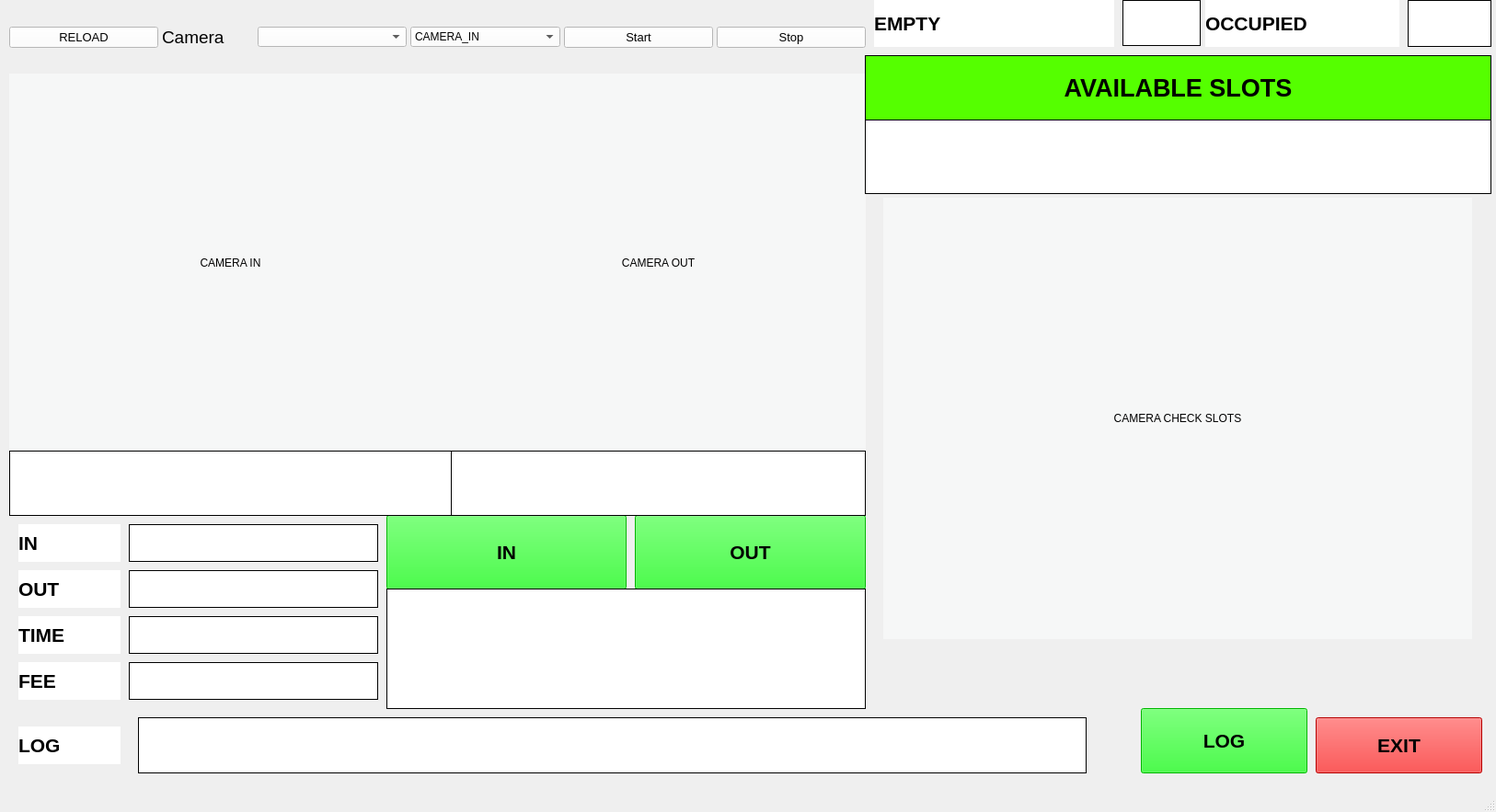
<?xml version="1.0" encoding="UTF-8"?>
<ui version="4.0">
 <class>MainWindow</class>
 <widget class="QMainWindow" name="MainWindow">
  <property name="geometry">
   <rect>
    <x>0</x>
    <y>0</y>
    <width>1626</width>
    <height>883</height>
   </rect>
  </property>
  <property name="windowTitle">
   <string>MainWindow</string>
  </property>
  <widget class="QWidget" name="centralwidget">
   <widget class="QWidget" name="layoutWidget">
    <property name="geometry">
     <rect>
      <x>10</x>
      <y>0</y>
      <width>931</width>
      <height>81</height>
     </rect>
    </property>
    <layout class="QHBoxLayout" name="horizontalLayout">
     <property name="spacing">
      <number>4</number>
     </property>
     <item>
      <widget class="QPushButton" name="btn_ref">
       <property name="font">
        <font>
         <pointsize>10</pointsize>
        </font>
       </property>
       <property name="styleSheet">
        <string notr="true">background-color: rgb(255, 255, 255);</string>
       </property>
       <property name="text">
        <string>RELOAD</string>
       </property>
       <property name="icon">
        <iconset>
         <normaloff>../../plc/Icons/power_on.png</normaloff>../../plc/Icons/power_on.png</iconset>
       </property>
      </widget>
     </item>
     <item>
      <widget class="QLabel" name="label">
       <property name="maximumSize">
        <size>
         <width>100</width>
         <height>100</height>
        </size>
       </property>
       <property name="font">
        <font>
         <pointsize>14</pointsize>
        </font>
       </property>
       <property name="text">
        <string>Camera</string>
       </property>
      </widget>
     </item>
     <item>
      <widget class="QComboBox" name="camlist">
       <property name="minimumSize">
        <size>
         <width>100</width>
         <height>0</height>
        </size>
       </property>
       <property name="maximumSize">
        <size>
         <width>200</width>
         <height>16777215</height>
        </size>
       </property>
       <property name="styleSheet">
        <string notr="true">background-color: rgb(255, 255, 255);</string>
       </property>
      </widget>
     </item>
     <item>
      <widget class="QComboBox" name="pick_cam">
       <property name="minimumSize">
        <size>
         <width>100</width>
         <height>0</height>
        </size>
       </property>
       <property name="maximumSize">
        <size>
         <width>200</width>
         <height>16777215</height>
        </size>
       </property>
       <property name="styleSheet">
        <string notr="true">background-color: rgb(255, 255, 255);</string>
       </property>
       <item>
        <property name="text">
         <string>CAMERA_IN</string>
        </property>
       </item>
       <item>
        <property name="text">
         <string>CAMERA_OUT</string>
        </property>
       </item>
       <item>
        <property name="text">
         <string>CAMERA_CHECK</string>
        </property>
       </item>
      </widget>
     </item>
     <item>
      <widget class="QPushButton" name="btn_start">
       <property name="font">
        <font>
         <pointsize>10</pointsize>
        </font>
       </property>
       <property name="styleSheet">
        <string notr="true">background-color: rgb(255, 255, 255);</string>
       </property>
       <property name="text">
        <string>Start</string>
       </property>
       <property name="icon">
        <iconset>
         <normaloff>../../plc/Icons/power_on.png</normaloff>../../plc/Icons/power_on.png</iconset>
       </property>
      </widget>
     </item>
     <item>
      <widget class="QPushButton" name="btn_stop">
       <property name="font">
        <font>
         <pointsize>10</pointsize>
        </font>
       </property>
       <property name="styleSheet">
        <string notr="true">background-color: rgb(255, 255, 255);</string>
       </property>
       <property name="text">
        <string>Stop</string>
       </property>
       <property name="icon">
        <iconset>
         <normaloff>../../plc/Icons/power-off.png</normaloff>../../plc/Icons/power-off.png</iconset>
       </property>
      </widget>
     </item>
    </layout>
   </widget>
   <widget class="QWidget" name="horizontalLayoutWidget">
    <property name="geometry">
     <rect>
      <x>10</x>
      <y>80</y>
      <width>481</width>
      <height>411</height>
     </rect>
    </property>
    <layout class="QHBoxLayout" name="horizontalLayout_3">
     <item>
      <widget class="QLabel" name="disp_main_in">
       <property name="enabled">
        <bool>true</bool>
       </property>
       <property name="maximumSize">
        <size>
         <width>640</width>
         <height>480</height>
        </size>
       </property>
       <property name="styleSheet">
        <string notr="true">background-color: rgb(246, 247, 247);</string>
       </property>
       <property name="text">
        <string>CAMERA IN</string>
       </property>
       <property name="alignment">
        <set>Qt::AlignCenter</set>
       </property>
      </widget>
     </item>
    </layout>
   </widget>
   <widget class="QWidget" name="horizontalLayoutWidget_4">
    <property name="geometry">
     <rect>
      <x>940</x>
      <y>210</y>
      <width>681</width>
      <height>491</height>
     </rect>
    </property>
    <layout class="QHBoxLayout" name="horizontalLayout_5">
     <item>
      <widget class="QLabel" name="disp_main_check">
       <property name="maximumSize">
        <size>
         <width>640</width>
         <height>480</height>
        </size>
       </property>
       <property name="styleSheet">
        <string notr="true">background-color: rgb(246, 247, 247);</string>
       </property>
       <property name="text">
        <string>CAMERA CHECK SLOTS</string>
       </property>
       <property name="alignment">
        <set>Qt::AlignCenter</set>
       </property>
      </widget>
     </item>
    </layout>
   </widget>
   <widget class="QWidget" name="horizontalLayoutWidget_5">
    <property name="geometry">
     <rect>
      <x>490</x>
      <y>80</y>
      <width>451</width>
      <height>411</height>
     </rect>
    </property>
    <layout class="QHBoxLayout" name="horizontalLayout_6">
     <item>
      <widget class="QLabel" name="disp_main_out">
       <property name="maximumSize">
        <size>
         <width>640</width>
         <height>480</height>
        </size>
       </property>
       <property name="styleSheet">
        <string notr="true">background-color: rgb(246, 247, 247);</string>
       </property>
       <property name="text">
        <string>CAMERA OUT</string>
       </property>
       <property name="alignment">
        <set>Qt::AlignCenter</set>
       </property>
      </widget>
     </item>
    </layout>
   </widget>
   <widget class="QPushButton" name="BT_IN">
    <property name="geometry">
     <rect>
      <x>420</x>
      <y>560</y>
      <width>261</width>
      <height>81</height>
     </rect>
    </property>
    <property name="font">
     <font>
      <family>Arial</family>
      <pointsize>16</pointsize>
      <weight>75</weight>
      <bold>true</bold>
     </font>
    </property>
    <property name="layoutDirection">
     <enum>Qt::LeftToRight</enum>
    </property>
    <property name="autoFillBackground">
     <bool>false</bool>
    </property>
    <property name="styleSheet">
     <string notr="true">color: rgb(0, 0, 0);
background-color: rgb(0, 255, 0);</string>
    </property>
    <property name="text">
     <string>IN</string>
    </property>
   </widget>
   <widget class="QPushButton" name="BT_OUT">
    <property name="geometry">
     <rect>
      <x>690</x>
      <y>560</y>
      <width>251</width>
      <height>81</height>
     </rect>
    </property>
    <property name="font">
     <font>
      <family>Arial</family>
      <pointsize>16</pointsize>
      <weight>75</weight>
      <bold>true</bold>
     </font>
    </property>
    <property name="layoutDirection">
     <enum>Qt::LeftToRight</enum>
    </property>
    <property name="autoFillBackground">
     <bool>false</bool>
    </property>
    <property name="styleSheet">
     <string notr="true">color: rgb(0, 0, 0);
background-color: rgb(0, 255, 0);</string>
    </property>
    <property name="text">
     <string>OUT</string>
    </property>
   </widget>
   <widget class="QLabel" name="lb_con_lai">
    <property name="geometry">
     <rect>
      <x>1220</x>
      <y>0</y>
      <width>85</width>
      <height>50</height>
     </rect>
    </property>
    <property name="font">
     <font>
      <family>Arial</family>
      <pointsize>20</pointsize>
      <weight>75</weight>
      <bold>true</bold>
     </font>
    </property>
    <property name="styleSheet">
     <string notr="true">background-color: rgb(255, 255, 255);</string>
    </property>
    <property name="frameShape">
     <enum>QFrame::Panel</enum>
    </property>
    <property name="text">
     <string/>
    </property>
    <property name="alignment">
     <set>Qt::AlignCenter</set>
    </property>
   </widget>
   <widget class="QLabel" name="label_11">
    <property name="geometry">
     <rect>
      <x>950</x>
      <y>0</y>
      <width>261</width>
      <height>51</height>
     </rect>
    </property>
    <property name="font">
     <font>
      <family>Arial</family>
      <pointsize>16</pointsize>
      <weight>75</weight>
      <italic>false</italic>
      <bold>true</bold>
     </font>
    </property>
    <property name="styleSheet">
     <string notr="true">background-color: rgb(255, 255, 255);

</string>
    </property>
    <property name="text">
     <string>EMPTY</string>
    </property>
   </widget>
   <widget class="QLabel" name="label_18">
    <property name="geometry">
     <rect>
      <x>1310</x>
      <y>0</y>
      <width>211</width>
      <height>51</height>
     </rect>
    </property>
    <property name="font">
     <font>
      <family>Arial</family>
      <pointsize>16</pointsize>
      <weight>75</weight>
      <italic>false</italic>
      <bold>true</bold>
     </font>
    </property>
    <property name="styleSheet">
     <string notr="true">background-color: rgb(255, 255, 255);

</string>
    </property>
    <property name="text">
     <string>OCCUPIED</string>
    </property>
   </widget>
   <widget class="QLabel" name="lb_so_xe">
    <property name="geometry">
     <rect>
      <x>1530</x>
      <y>0</y>
      <width>91</width>
      <height>51</height>
     </rect>
    </property>
    <property name="font">
     <font>
      <family>Arial</family>
      <pointsize>20</pointsize>
      <weight>75</weight>
      <bold>true</bold>
     </font>
    </property>
    <property name="styleSheet">
     <string notr="true">background-color: rgb(255, 255, 255);</string>
    </property>
    <property name="frameShape">
     <enum>QFrame::Panel</enum>
    </property>
    <property name="text">
     <string/>
    </property>
    <property name="alignment">
     <set>Qt::AlignCenter</set>
    </property>
   </widget>
   <widget class="QLabel" name="lb_tb_2">
    <property name="geometry">
     <rect>
      <x>940</x>
      <y>60</y>
      <width>681</width>
      <height>71</height>
     </rect>
    </property>
    <property name="font">
     <font>
      <family>Arial</family>
      <pointsize>20</pointsize>
      <weight>75</weight>
      <italic>false</italic>
      <bold>true</bold>
     </font>
    </property>
    <property name="styleSheet">
     <string notr="true">background-color: rgb(85, 255, 0);

</string>
    </property>
    <property name="frameShape">
     <enum>QFrame::Panel</enum>
    </property>
    <property name="text">
     <string>AVAILABLE SLOTS</string>
    </property>
    <property name="alignment">
     <set>Qt::AlignCenter</set>
    </property>
   </widget>
   <widget class="QLabel" name="thoi_gian">
    <property name="geometry">
     <rect>
      <x>940</x>
      <y>130</y>
      <width>681</width>
      <height>81</height>
     </rect>
    </property>
    <property name="font">
     <font>
      <family>Arial</family>
      <pointsize>20</pointsize>
      <weight>75</weight>
      <bold>true</bold>
     </font>
    </property>
    <property name="styleSheet">
     <string notr="true">background-color: rgb(255, 255, 255);</string>
    </property>
    <property name="frameShape">
     <enum>QFrame::Panel</enum>
    </property>
    <property name="text">
     <string/>
    </property>
    <property name="alignment">
     <set>Qt::AlignCenter</set>
    </property>
   </widget>
   <widget class="QLabel" name="lb_bien_vao">
    <property name="geometry">
     <rect>
      <x>10</x>
      <y>490</y>
      <width>481</width>
      <height>71</height>
     </rect>
    </property>
    <property name="font">
     <font>
      <family>Arial</family>
      <pointsize>20</pointsize>
      <weight>75</weight>
      <bold>true</bold>
     </font>
    </property>
    <property name="styleSheet">
     <string notr="true">background-color: rgb(255, 255, 255);</string>
    </property>
    <property name="frameShape">
     <enum>QFrame::Panel</enum>
    </property>
    <property name="text">
     <string/>
    </property>
    <property name="alignment">
     <set>Qt::AlignCenter</set>
    </property>
   </widget>
   <widget class="QLabel" name="lb_bien_ra">
    <property name="geometry">
     <rect>
      <x>490</x>
      <y>490</y>
      <width>451</width>
      <height>71</height>
     </rect>
    </property>
    <property name="font">
     <font>
      <family>Arial</family>
      <pointsize>20</pointsize>
      <weight>75</weight>
      <bold>true</bold>
     </font>
    </property>
    <property name="styleSheet">
     <string notr="true">background-color: rgb(255, 255, 255);</string>
    </property>
    <property name="frameShape">
     <enum>QFrame::Panel</enum>
    </property>
    <property name="text">
     <string/>
    </property>
    <property name="alignment">
     <set>Qt::AlignCenter</set>
    </property>
   </widget>
   <widget class="QPushButton" name="QUIT">
    <property name="geometry">
     <rect>
      <x>1430</x>
      <y>780</y>
      <width>181</width>
      <height>61</height>
     </rect>
    </property>
    <property name="font">
     <font>
      <family>Arial</family>
      <pointsize>16</pointsize>
      <weight>75</weight>
      <bold>true</bold>
     </font>
    </property>
    <property name="layoutDirection">
     <enum>Qt::LeftToRight</enum>
    </property>
    <property name="autoFillBackground">
     <bool>false</bool>
    </property>
    <property name="styleSheet">
     <string notr="true">color: rgb(0, 0, 0);
background-color: rgb(255, 0, 0);</string>
    </property>
    <property name="text">
     <string>EXIT</string>
    </property>
   </widget>
   <widget class="QLabel" name="label_14">
    <property name="geometry">
     <rect>
      <x>20</x>
      <y>570</y>
      <width>111</width>
      <height>41</height>
     </rect>
    </property>
    <property name="font">
     <font>
      <family>Arial</family>
      <pointsize>16</pointsize>
      <weight>75</weight>
      <italic>false</italic>
      <bold>true</bold>
     </font>
    </property>
    <property name="styleSheet">
     <string notr="true">background-color: rgb(255, 255, 255);

</string>
    </property>
    <property name="text">
     <string>IN</string>
    </property>
   </widget>
   <widget class="QLabel" name="label_15">
    <property name="geometry">
     <rect>
      <x>20</x>
      <y>620</y>
      <width>111</width>
      <height>41</height>
     </rect>
    </property>
    <property name="font">
     <font>
      <family>Arial</family>
      <pointsize>16</pointsize>
      <weight>75</weight>
      <italic>false</italic>
      <bold>true</bold>
     </font>
    </property>
    <property name="styleSheet">
     <string notr="true">background-color: rgb(255, 255, 255);

</string>
    </property>
    <property name="text">
     <string>OUT</string>
    </property>
   </widget>
   <widget class="QLabel" name="label_16">
    <property name="geometry">
     <rect>
      <x>20</x>
      <y>670</y>
      <width>111</width>
      <height>41</height>
     </rect>
    </property>
    <property name="font">
     <font>
      <family>Arial</family>
      <pointsize>16</pointsize>
      <weight>75</weight>
      <italic>false</italic>
      <bold>true</bold>
     </font>
    </property>
    <property name="styleSheet">
     <string notr="true">background-color: rgb(255, 255, 255);

</string>
    </property>
    <property name="text">
     <string>TIME </string>
    </property>
   </widget>
   <widget class="QLabel" name="label_17">
    <property name="geometry">
     <rect>
      <x>20</x>
      <y>720</y>
      <width>111</width>
      <height>41</height>
     </rect>
    </property>
    <property name="font">
     <font>
      <family>Arial</family>
      <pointsize>16</pointsize>
      <weight>75</weight>
      <italic>false</italic>
      <bold>true</bold>
     </font>
    </property>
    <property name="styleSheet">
     <string notr="true">background-color: rgb(255, 255, 255);

</string>
    </property>
    <property name="text">
     <string>FEE</string>
    </property>
   </widget>
   <widget class="QLabel" name="lb_tgian_vao">
    <property name="geometry">
     <rect>
      <x>140</x>
      <y>570</y>
      <width>271</width>
      <height>41</height>
     </rect>
    </property>
    <property name="font">
     <font>
      <family>Arial</family>
      <pointsize>18</pointsize>
      <weight>75</weight>
      <bold>true</bold>
     </font>
    </property>
    <property name="styleSheet">
     <string notr="true">background-color: rgb(255, 255, 255);</string>
    </property>
    <property name="frameShape">
     <enum>QFrame::Panel</enum>
    </property>
    <property name="text">
     <string/>
    </property>
    <property name="alignment">
     <set>Qt::AlignCenter</set>
    </property>
   </widget>
   <widget class="QLabel" name="lb_tgian_ra">
    <property name="geometry">
     <rect>
      <x>140</x>
      <y>620</y>
      <width>271</width>
      <height>41</height>
     </rect>
    </property>
    <property name="font">
     <font>
      <family>Arial</family>
      <pointsize>18</pointsize>
      <weight>75</weight>
      <bold>true</bold>
     </font>
    </property>
    <property name="styleSheet">
     <string notr="true">background-color: rgb(255, 255, 255);</string>
    </property>
    <property name="frameShape">
     <enum>QFrame::Panel</enum>
    </property>
    <property name="text">
     <string/>
    </property>
    <property name="alignment">
     <set>Qt::AlignCenter</set>
    </property>
   </widget>
   <widget class="QLabel" name="lb_tgian_tong">
    <property name="geometry">
     <rect>
      <x>140</x>
      <y>670</y>
      <width>271</width>
      <height>41</height>
     </rect>
    </property>
    <property name="font">
     <font>
      <family>Arial</family>
      <pointsize>18</pointsize>
      <weight>75</weight>
      <bold>true</bold>
     </font>
    </property>
    <property name="styleSheet">
     <string notr="true">background-color: rgb(255, 255, 255);</string>
    </property>
    <property name="frameShape">
     <enum>QFrame::Panel</enum>
    </property>
    <property name="text">
     <string/>
    </property>
    <property name="alignment">
     <set>Qt::AlignCenter</set>
    </property>
   </widget>
   <widget class="QLabel" name="tien">
    <property name="geometry">
     <rect>
      <x>140</x>
      <y>720</y>
      <width>271</width>
      <height>41</height>
     </rect>
    </property>
    <property name="font">
     <font>
      <family>Arial</family>
      <pointsize>18</pointsize>
      <weight>75</weight>
      <bold>true</bold>
     </font>
    </property>
    <property name="styleSheet">
     <string notr="true">background-color: rgb(255, 255, 255);</string>
    </property>
    <property name="frameShape">
     <enum>QFrame::Panel</enum>
    </property>
    <property name="text">
     <string/>
    </property>
    <property name="alignment">
     <set>Qt::AlignCenter</set>
    </property>
   </widget>
   <widget class="QLabel" name="LOG">
    <property name="geometry">
     <rect>
      <x>150</x>
      <y>780</y>
      <width>1031</width>
      <height>61</height>
     </rect>
    </property>
    <property name="font">
     <font>
      <family>Arial</family>
      <pointsize>18</pointsize>
      <weight>75</weight>
      <bold>true</bold>
     </font>
    </property>
    <property name="styleSheet">
     <string notr="true">background-color: rgb(255, 255, 255);</string>
    </property>
    <property name="frameShape">
     <enum>QFrame::Panel</enum>
    </property>
    <property name="text">
     <string/>
    </property>
    <property name="alignment">
     <set>Qt::AlignCenter</set>
    </property>
   </widget>
   <widget class="QLabel" name="label_19">
    <property name="geometry">
     <rect>
      <x>20</x>
      <y>790</y>
      <width>111</width>
      <height>41</height>
     </rect>
    </property>
    <property name="font">
     <font>
      <family>Arial</family>
      <pointsize>16</pointsize>
      <weight>75</weight>
      <italic>false</italic>
      <bold>true</bold>
     </font>
    </property>
    <property name="styleSheet">
     <string notr="true">background-color: rgb(255, 255, 255);

</string>
    </property>
    <property name="text">
     <string>LOG</string>
    </property>
   </widget>
   <widget class="QPushButton" name="HISTORY">
    <property name="geometry">
     <rect>
      <x>1240</x>
      <y>770</y>
      <width>181</width>
      <height>71</height>
     </rect>
    </property>
    <property name="font">
     <font>
      <family>Arial</family>
      <pointsize>16</pointsize>
      <weight>75</weight>
      <bold>true</bold>
     </font>
    </property>
    <property name="layoutDirection">
     <enum>Qt::LeftToRight</enum>
    </property>
    <property name="autoFillBackground">
     <bool>false</bool>
    </property>
    <property name="styleSheet">
     <string notr="true">color: rgb(0, 0, 0);
background-color: rgb(0, 255, 0);</string>
    </property>
    <property name="text">
     <string>LOG</string>
    </property>
   </widget>
   <widget class="QLabel" name="LOG_2">
    <property name="geometry">
     <rect>
      <x>420</x>
      <y>640</y>
      <width>521</width>
      <height>131</height>
     </rect>
    </property>
    <property name="font">
     <font>
      <family>Arial</family>
      <pointsize>18</pointsize>
      <weight>75</weight>
      <bold>true</bold>
     </font>
    </property>
    <property name="styleSheet">
     <string notr="true">background-color: rgb(255, 255, 255);</string>
    </property>
    <property name="frameShape">
     <enum>QFrame::Panel</enum>
    </property>
    <property name="text">
     <string/>
    </property>
    <property name="alignment">
     <set>Qt::AlignCenter</set>
    </property>
   </widget>
  </widget>
  <widget class="QMenuBar" name="menubar">
   <property name="geometry">
    <rect>
     <x>0</x>
     <y>0</y>
     <width>1626</width>
     <height>26</height>
    </rect>
   </property>
  </widget>
  <widget class="QStatusBar" name="statusbar"/>
 </widget>
 <resources/>
 <connections/>
</ui>
